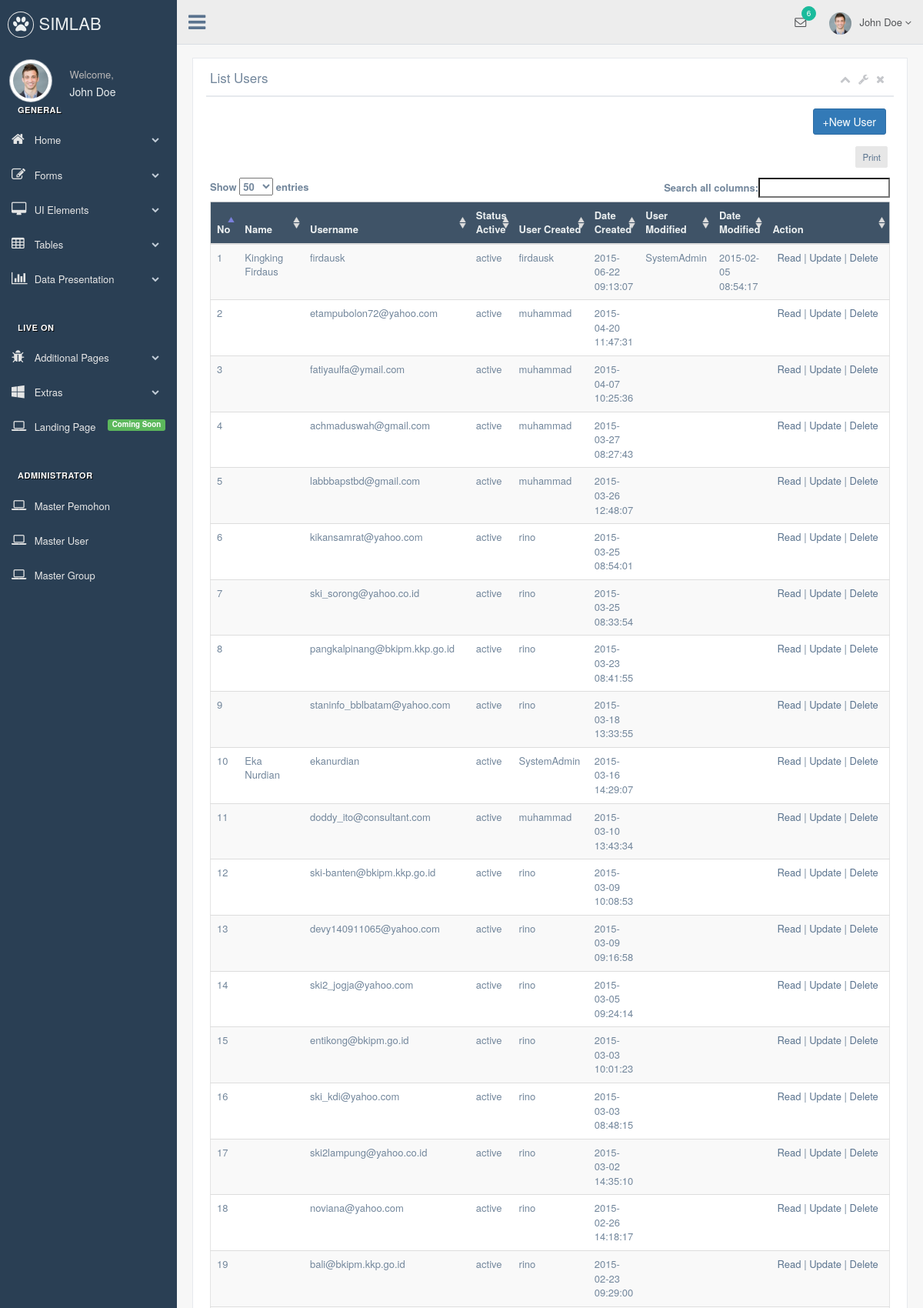
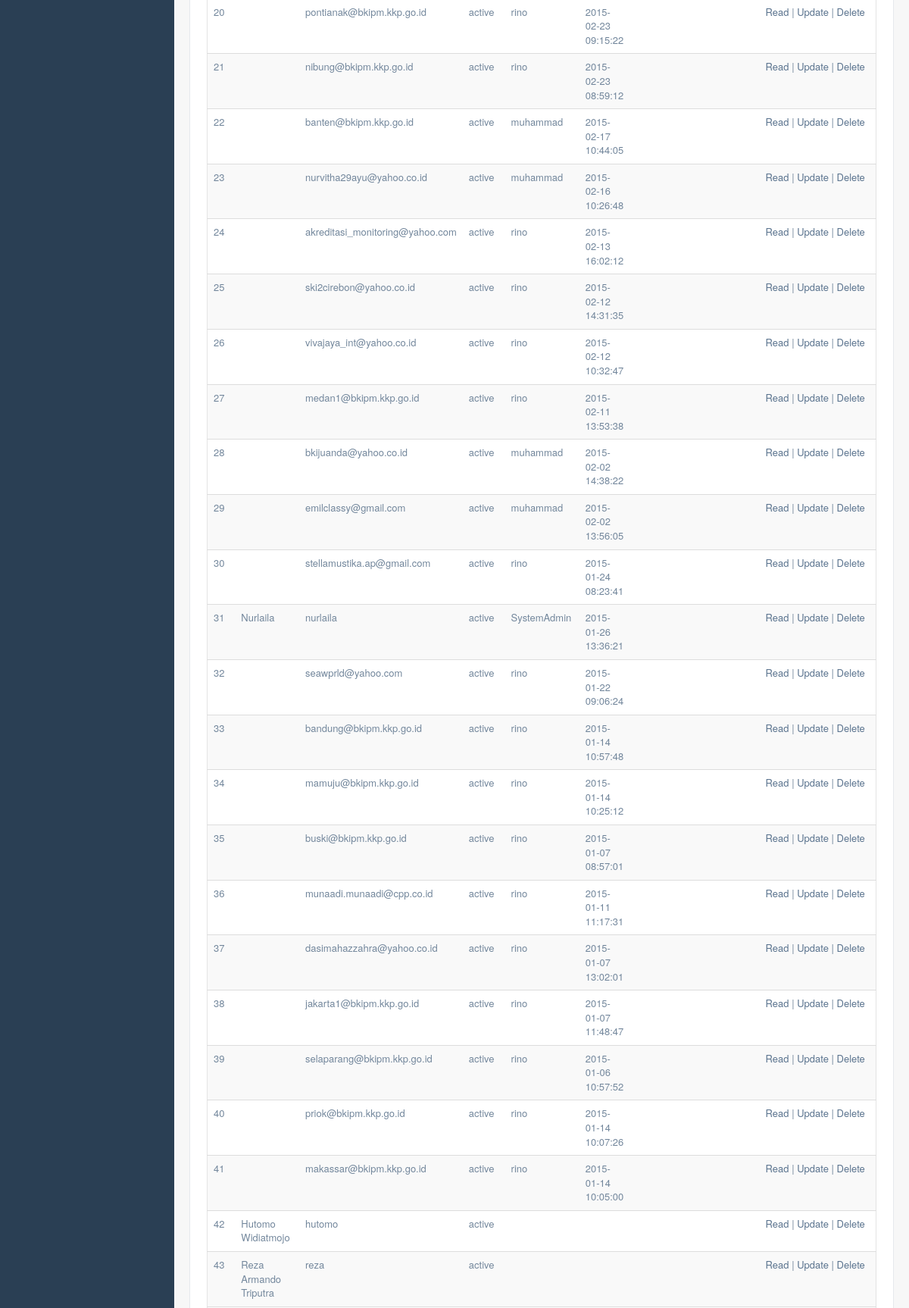
The app's page /index.php/tb_user (upper part) with its own data (2 pictures, top to bottom).
### tables this page shows
CREATE TABLE `tb_user` (
  `id` int(11) NOT NULL AUTO_INCREMENT,
  `username` varchar(50) DEFAULT NULL,
  `password` varchar(32) DEFAULT NULL,
  `name` varchar(150) DEFAULT NULL,
  `status_active` varchar(10) DEFAULT NULL,
  `user_created` varchar(20) DEFAULT NULL,
  `date_created` datetime DEFAULT NULL,
  `user_modified` varchar(20) DEFAULT NULL,
  `date_modified` datetime DEFAULT NULL,
  PRIMARY KEY (`id`),
  KEY `username` (`username`)
);

### application/controllers/Tb_user.php (called while the page is built, shortened)
<?php
class Tb_user extends CI_Controller
{
    function __construct()
    {
        $this->load->model('Tb_user_model');
        $this->load->library('form_validation');
    }
    public function index()
    {
        $tb_user = $this->Tb_user_model->get_all();
        $data = array(
            'tb_user_data' => $tb_user
        );
        $this->load->view('tb_user/tb_user_list_view', $data);
    }
}

### index.php (called while the page is built, shortened)
<?php
require_once BASEPATH.'core/CodeIgniter.php';

### application/models/Tb_user_model.php (called while the page is built, shortened)
<?php
class Tb_user_model extends CI_Model
{
    public $table = 'tb_user';
    public $id = 'id';
    public $order = 'DESC';
    function get_all()
    {
        $this->db->order_by($this->id, $this->order);
        return $this->db->get($this->table)->result();
    }
}

### application/views/tb_user/tb_user_list_view.php (the view, shortened to what this page needs)
<div class="right_col" role="main">
  <div class="">
    <div class="page-title">
    </div>
    <div class="row">
      <div class="col-md-12 col-sm-12 col-xs-12">
        <div class="x_panel">
          <div class="x_title">
            <h2>List Users <small>SIMLAB</small></h2>
            <ul class="nav navbar-right panel_toolbox">
              <li><a href="#"><i class="fa fa-chevron-up"></i></a>
              </li>
              <li class="dropdown">
                <a href="#" class="dropdown-toggle" data-toggle="dropdown" role="button" aria-expanded="false"><i class="fa fa-wrench"></i></a>
              </li>
              <li><a href="#"><i class="fa fa-close"></i></a>
              </li>
            </ul>
            <div class="clearfix"></div>
          </div>
          <div class="x_content">
              <div class="row" style="margin-bottom: 10px">
                  <div class="col-md-4">
                      <h2 style="margin-top:0px">&nbsp;</h2>
                  </div>
                  <div class="col-md-4 text-center">
                  </div>
                  <div class="col-md-4 text-right">
                      <?php echo anchor(site_url('tb_user/create'), '+New User', 'class="btn btn-primary"'); ?>
              </div>
              </div>
              <table id="example" class="table table-striped responsive-utilities jambo_table">
                  <thead>
                      <tr>
                          <th width="80px">No</th>
                          <th>Name</th>
                          <th>Username</th>
                          <th>Status Active</th>
                          <th>User Created</th>
                          <th>Date Created</th>
                          <th>User Modified</th>
                          <th>Date Modified</th>
                          <th>Action</th>
                      </tr>
                  </thead>
                  <tbody>
                      <?php
                      $start = 0;
                      foreach ($tb_user_data as $tb_user)
                      {
                          ?>
                          <tr>
                      <td><?php echo ++$start ?></td>
                      <td><?php echo $tb_user->name ?></td>
                      <td><?php echo $tb_user->username ?></td>
                      <td><?php echo $tb_user->status_active ?></td>
                      <td><?php echo $tb_user->user_created ?></td>
                      <td><?php echo $tb_user->date_created ?></td>
                      <td><?php echo $tb_user->user_modified ?></td>
                      <td><?php echo $tb_user->date_modified ?></td>
                      <td style="text-align:center" width="200px">
                      <?php
                      echo anchor(site_url('tb_user/read/'.$tb_user->id),'Read');
                      echo ' | ';
                      echo anchor(site_url('tb_user/update/'.$tb_user->id),'Update');
                      echo ' | ';
                      echo anchor(site_url('tb_user/delete/'.$tb_user->id),'Delete','onclick="javasciprt: return confirm(\'Are You Sure ?\')"');
                      ?>
                      </td>
                      </tr>
                          <?php
                      }
                      ?>
                  </tbody>
              </table>
          </div>
        </div>
      </div>
      <br />
      <br />
      <br />
    </div>
  </div>
</div>

### records on screen
tb_user: name "Kingking Firdaus", username "firdausk", status_active "active", user_created "firdausk", date_created "2015-06-22 09:13:07", user_modified "SystemAdmin", date_modified "2015-02-05 08:54:17", id "Read", id "Update", id "Delete"
tb_user: username "etampubolon72@yahoo.com", status_active "active", user_created "muhammad", date_created "2015-04-20 11:47:31", id "Read", id "Update", id "Delete"
tb_user: username "fatiyaulfa@ymail.com", status_active "active", user_created "muhammad", date_created "2015-04-07 10:25:36", id "Read", id "Update", id "Delete"
tb_user: username "achmaduswah@gmail.com", status_active "active", user_created "muhammad", date_created "2015-03-27 08:27:43", id "Read", id "Update", id "Delete"
tb_user: username "labbbapstbd@gmail.com", status_active "active", user_created "muhammad", date_created "2015-03-26 12:48:07", id "Read", id "Update", id "Delete"
tb_user: username "kikansamrat@yahoo.com", status_active "active", user_created "rino", date_created "2015-03-25 08:54:01", id "Read", id "Update", id "Delete"
tb_user: username "ski_sorong@yahoo.co.id", status_active "active", user_created "rino", date_created "2015-03-25 08:33:54", id "Read", id "Update", id "Delete"
tb_user: username "pangkalpinang@bkipm.kkp.go.id", status_active "active", user_created "rino", date_created "2015-03-23 08:41:55", id "Read", id "Update", id "Delete"
tb_user: username "staninfo_bblbatam@yahoo.com", status_active "active", user_created "rino", date_created "2015-03-18 13:33:55", id "Read", id "Update", id "Delete"
tb_user: name "Eka Nurdian", username "ekanurdian", status_active "active", user_created "SystemAdmin", date_created "2015-03-16 14:29:07", id "Read", id "Update", id "Delete"
tb_user: username "doddy_ito@consultant.com", status_active "active", user_created "muhammad", date_created "2015-03-10 13:43:34", id "Read", id "Update", id "Delete"
tb_user: username "ski-banten@bkipm.kkp.go.id", status_active "active", user_created "rino", date_created "2015-03-09 10:08:53", id "Read", id "Update", id "Delete"
tb_user: username "devy140911065@yahoo.com", status_active "active", user_created "rino", date_created "2015-03-09 09:16:58", id "Read", id "Update", id "Delete"
tb_user: username "ski2_jogja@yahoo.com", status_active "active", user_created "rino", date_created "2015-03-05 09:24:14", id "Read", id "Update", id "Delete"
tb_user: username "entikong@bkipm.go.id", status_active "active", user_created "rino", date_created "2015-03-03 10:01:23", id "Read", id "Update", id "Delete"
tb_user: username "ski_kdi@yahoo.com", status_active "active", user_created "rino", date_created "2015-03-03 08:48:15", id "Read", id "Update", id "Delete"
tb_user: username "ski2lampung@yahoo.co.id", status_active "active", user_created "rino", date_created "2015-03-02 14:35:10", id "Read", id "Update", id "Delete"
tb_user: username "noviana@yahoo.com", status_active "active", user_created "rino", date_created "2015-02-26 14:18:17", id "Read", id "Update", id "Delete"
tb_user: username "bali@bkipm.kkp.go.id", status_active "active", user_created "rino", date_created "2015-02-23 09:29:00", id "Read", id "Update", id "Delete"
tb_user: username "pontianak@bkipm.kkp.go.id", status_active "active", user_created "rino", date_created "2015-02-23 09:15:22", id "Read", id "Update", id "Delete"
tb_user: username "nibung@bkipm.kkp.go.id", status_active "active", user_created "rino", date_created "2015-02-23 08:59:12", id "Read", id "Update", id "Delete"
tb_user: username "banten@bkipm.kkp.go.id", status_active "active", user_created "muhammad", date_created "2015-02-17 10:44:05", id "Read", id "Update", id "Delete"
tb_user: username "nurvitha29ayu@yahoo.co.id", status_active "active", user_created "muhammad", date_created "2015-02-16 10:26:48", id "Read", id "Update", id "Delete"
tb_user: username "akreditasi_monitoring@yahoo.com", status_active "active", user_created "rino", date_created "2015-02-13 16:02:12", id "Read", id "Update", id "Delete"
tb_user: username "ski2cirebon@yahoo.co.id", status_active "active", user_created "rino", date_created "2015-02-12 14:31:35", id "Read", id "Update", id "Delete"
tb_user: username "vivajaya_int@yahoo.co.id", status_active "active", user_created "rino", date_created "2015-02-12 10:32:47", id "Read", id "Update", id "Delete"
tb_user: username "medan1@bkipm.kkp.go.id", status_active "active", user_created "rino", date_created "2015-02-11 13:53:38", id "Read", id "Update", id "Delete"
tb_user: username "bkijuanda@yahoo.co.id", status_active "active", user_created "muhammad", date_created "2015-02-02 14:38:22", id "Read", id "Update", id "Delete"
tb_user: username "emilclassy@gmail.com", status_active "active", user_created "muhammad", date_created "2015-02-02 13:56:05", id "Read", id "Update", id "Delete"
tb_user: username "stellamustika.ap@gmail.com", status_active "active", user_created "rino", date_created "2015-01-24 08:23:41", id "Read", id "Update", id "Delete"
tb_user: name "Nurlaila", username "nurlaila", status_active "active", user_created "SystemAdmin", date_created "2015-01-26 13:36:21", id "Read", id "Update", id "Delete"
tb_user: username "seawprld@yahoo.com", status_active "active", user_created "rino", date_created "2015-01-22 09:06:24", id "Read", id "Update", id "Delete"
tb_user: username "bandung@bkipm.kkp.go.id", status_active "active", user_created "rino", date_created "2015-01-14 10:57:48", id "Read", id "Update", id "Delete"
tb_user: username "mamuju@bkipm.kkp.go.id", status_active "active", user_created "rino", date_created "2015-01-14 10:25:12", id "Read", id "Update", id "Delete"
tb_user: username "buski@bkipm.kkp.go.id", status_active "active", user_created "rino", date_created "2015-01-07 08:57:01", id "Read", id "Update", id "Delete"
tb_user: username "munaadi.munaadi@cpp.co.id", status_active "active", user_created "rino", date_created "2015-01-11 11:17:31", id "Read", id "Update", id "Delete"
tb_user: username "dasimahazzahra@yahoo.co.id", status_active "active", user_created "rino", date_created "2015-01-07 13:02:01", id "Read", id "Update", id "Delete"
tb_user: username "jakarta1@bkipm.kkp.go.id", status_active "active", user_created "rino", date_created "2015-01-07 11:48:47", id "Read", id "Update", id "Delete"
tb_user: username "selaparang@bkipm.kkp.go.id", status_active "active", user_created "rino", date_created "2015-01-06 10:57:52", id "Read", id "Update", id "Delete"
tb_user: username "priok@bkipm.kkp.go.id", status_active "active", user_created "rino", date_created "2015-01-14 10:07:26", id "Read", id "Update", id "Delete"
tb_user: username "makassar@bkipm.kkp.go.id", status_active "active", user_created "rino", date_created "2015-01-14 10:05:00", id "Read", id "Update", id "Delete"
tb_user: name "Hutomo Widiatmojo", username "hutomo", status_active "active", id "Read", id "Update", id "Delete"
tb_user: name "Reza Armando Triputra", username "reza", status_active "active", id "Read", id "Update", id "Delete"
